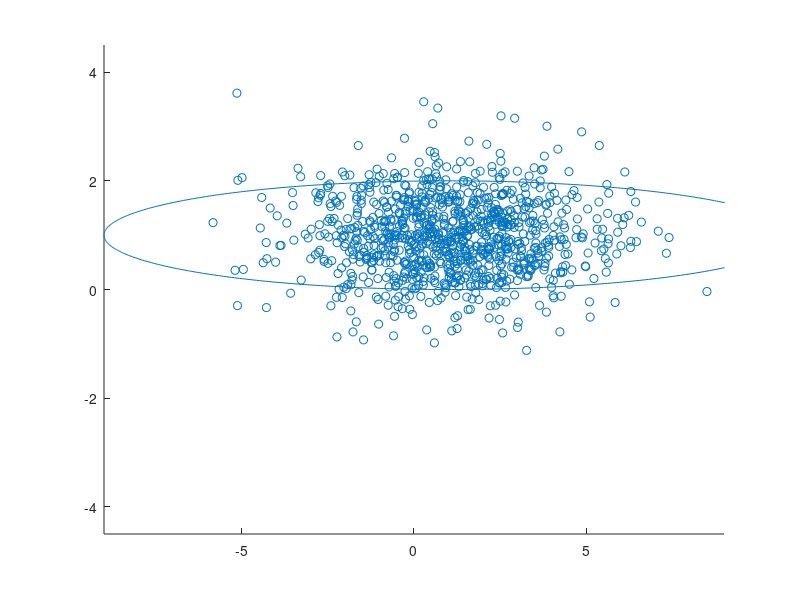

This chart was generated by the following MATLAB code: (Note: this script raises an error after producing the figure.)
% x = 0:0.1:10;
% y = gaussmf(x,[2 5]);
% plot(x,y)
% x1 = [-3:.1:3];
% y1 = normpdf(x1,0,1);
% x2 = [-3:.1:3];
% y2 = normpdf(x2,0,0.5);
% plot(x1,x2)
clear all;
close all;
sample = 1000;
x_mean = 1;
x_sigma = 5;
y_sigma = 0.5;
y_mean = 1;
mu = [x_mean y_mean];
sigma = [x_sigma 0; 0 y_sigma];
R = chol(sigma);
z = repmat(mu,sample,1) + randn(sample,2)*R;

scatter(z(:,1), z(:,2));

hold;

a=x_sigma*2; % horizontal radius
b=y_sigma*2; % vertical radius
x0=x_mean; % x0,y0 ellipse centre coordinates
y0=y_mean;
t=-pi:0.01:pi;
x=x0+a*cos(t);
y=y0+b*sin(t);
plot(x,y)
xrange = x_mean+ x_sigma + 3;
yrange = y_mean+ y_sigma + 3;
xlim([-xrange, xrange]);
ylim([-yrange, yrange]);

correct_dir = -[x_mean, y_mean, 0];
r = correct_dir/norm(correct_dir);
angle=acosd(dot(r,[0, 1, 0]));
u=cross([0,1, 0],r);
u=u/norm(u);
axang = [u, angle/180*pi];
rotm = axang2rotm(axang);
z = [z zeros(1000,1)];
z = (rotm * z')';

figure;
scatter(z(:,1), z(:,2));
